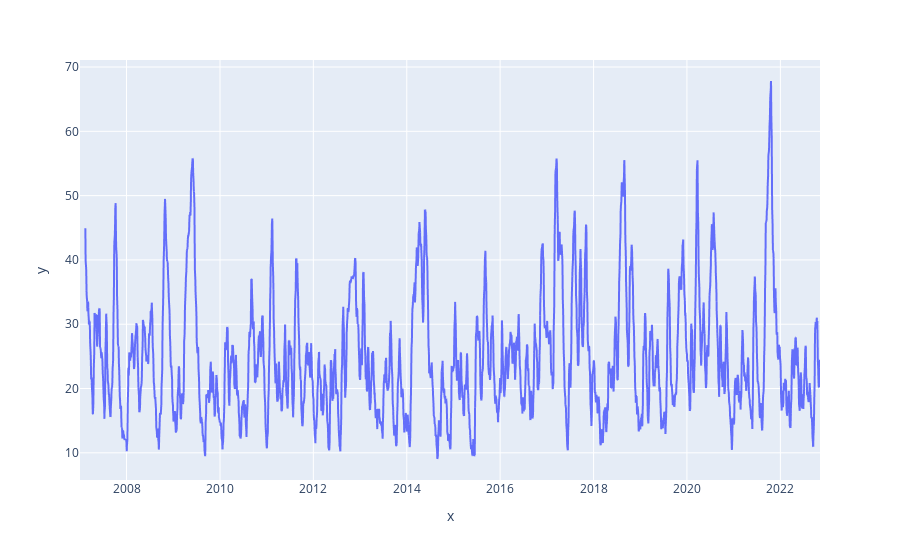

Notebook code cell kept with this figure:
### Code cell
fig = px.line(x=reliance_indicator_data.index, y=reliance_indicator_data["adx"])
fig.show()

### Figure 1 — Plotly figure (JSON) as saved in the notebook; plotly's stock layout.template omitted (floating-point values rounded to 4 significant figures; data arrays with more than 128 entries replaced by an {"elided": "..."} marker saying what was removed)
{"data": [{"hovertemplate": "x=%{x}<br>y=%{y}<extra></extra>", "legendgroup": "", "line": {"color": "#636efa", "dash": "solid"}, "marker": {"symbol": "circle"}, "mode": "lines", "name": "", "showlegend": false, "type": "scattergl", "x": {"elided": "3856 str values"}, "xaxis": "x", "y": {"elided": "3856 float values"}, "yaxis": "y"}], "layout": {"legend": {"tracegroupgap": 0}, "margin": {"t": 60}, "xaxis": {"anchor": "y", "domain": [0, 1], "title": {"text": "x"}}, "yaxis": {"anchor": "x", "domain": [0, 1], "title": {"text": "y"}}}}
